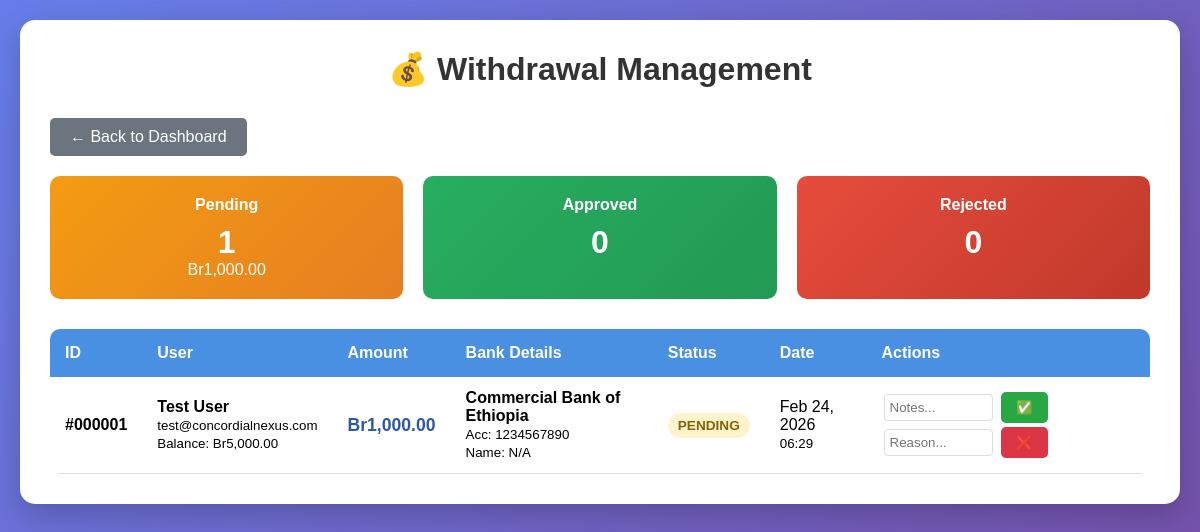
The page /withdrawals.php (signed in) on the database its author committed.
### tables this page shows
CREATE TABLE `payment_transactions` (
  `id` int(11) NOT NULL AUTO_INCREMENT,
  `user_id` int(11) NOT NULL,
  `payment_method` enum('mobile_banking','bank_transfer','digital_wallet','withdrawal_request') NOT NULL,
  
   
  `payment_service` varchar(50) NULL COMMENT 'CBE Birr, M-Birr, HelloCash, Amole',
  `mobile_number` varchar(20) NULL,
  
   
  `bank_name` varchar(100) NULL,
  `account_number` varchar(50) NULL,
  `account_holder` varchar(100) NULL,
  `branch_code` varchar(20) NULL,
  
   
  `amount` decimal(15,2) NOT NULL,
  `reference_number` varchar(100) NULL,
  `purpose` varchar(50) NULL COMMENT 'investment, trading, withdrawal, transfer, profit_withdrawal, investment_return, emergency, personal_use',
  
   
  `status` enum('pending','processing','completed','failed','cancelled') DEFAULT 'pending',
  `admin_notes` text NULL,
  `processed_by` int(11) NULL COMMENT 'Admin user ID who processed',
  `processed_at` timestamp NULL,
  
   
  `created_at` timestamp DEFAULT CURRENT_TIMESTAMP,
  `updated_at` timestamp DEFAULT CURRENT_TIMESTAMP ON UPDATE CURRENT_TIMESTAMP,
  
   
  FOREIGN KEY (`user_id`) REFERENCES `users`(`id`) ON DELETE CASCADE,
  FOREIGN KEY (`processed_by`) REFERENCES `users`(`id`) ON DELETE SET NULL,
  
   
  INDEX `idx_user_id` (`user_id`),
  INDEX `idx_payment_method` (`payment_method`),
  INDEX `idx_status` (`status`),
  INDEX `idx_created_at` (`created_at`),
  
  PRIMARY KEY (`id`)
);

CREATE TABLE `users` (
  `id` int(11) NOT NULL AUTO_INCREMENT,
  `email` varchar(255) NOT NULL,
  `password` varchar(255) NOT NULL,
  `full_name` varchar(255) NOT NULL,
  `first_name` varchar(100) NULL COMMENT 'First name for withdrawal verification',
  `last_name` varchar(100) NULL COMMENT 'Last name for withdrawal verification',
  `withdrawal_account_number` varchar(50) NULL COMMENT 'Bank account number for withdrawals',
  `withdrawal_phone` varchar(20) NULL COMMENT 'Phone number for withdrawal verification',
  `user_type` enum('user','admin') DEFAULT 'user',
  `trading_level` int(11) DEFAULT NULL,
  `account_balance` decimal(15,2) DEFAULT 0.00,
  `total_invested` decimal(15,2) DEFAULT 0.00,
  `total_profit` decimal(15,2) DEFAULT 0.00,
  `total_commission` decimal(15,2) DEFAULT 0.00,
  `status` enum('pending','active','inactive','suspended') DEFAULT 'pending',
  `phone` varchar(20) DEFAULT NULL,
  `address` text DEFAULT NULL,
  `city` varchar(100) DEFAULT 'Addis Ababa',
  `country` varchar(100) DEFAULT 'Ethiopia',
  `invitation_code_used` varchar(20) DEFAULT NULL,
  `referral_code` varchar(20) DEFAULT NULL,
  `approved_by` int(11) DEFAULT NULL,
  `approved_at` timestamp NULL DEFAULT NULL,
  `created_at` timestamp NOT NULL DEFAULT current_timestamp(),
  `updated_at` timestamp NOT NULL DEFAULT current_timestamp() ON UPDATE current_timestamp(),
  PRIMARY KEY (`id`),
  UNIQUE KEY `email` (`email`),
  KEY `approved_by` (`approved_by`),
  CONSTRAINT `users_ibfk_1` FOREIGN KEY (`approved_by`) REFERENCES `users` (`id`) ON DELETE SET NULL
);

### withdrawals.php (the view, shortened to what this page needs)
<?php
try {
    $pdo = new PDO("mysql:host=localhost;dbname=concordial_nexus;charset=utf8mb4", "root", "");
    $pdo->setAttribute(PDO::ATTR_ERRMODE, PDO::ERRMODE_EXCEPTION);
    $table_check = $pdo->query("SHOW TABLES LIKE 'payment_transactions'")->fetch();
    if (!$table_check) {
        $error = "Payment transactions table not found. Please run the setup script first.";
        $withdrawals = [];
        $stats = ['pending' => 0, 'approved' => 0, 'rejected' => 0, 'total_pending_amount' => 0];
    } else {
        $withdrawals = $pdo->query("
            SELECT pt.*, u.full_name, u.email, u.account_balance
            FROM payment_transactions pt
            JOIN users u ON pt.user_id = u.id
            WHERE pt.payment_method = 'withdrawal_request'
            ORDER BY pt.created_at DESC
        ")->fetchAll();
        $stats = [
            'pending' => $pdo->query("SELECT COUNT(*) FROM payment_transactions WHERE payment_method = 'withdrawal_request' AND status = 'pending'")->fetchColumn(),
            'approved' => $pdo->query("SELECT COUNT(*) FROM payment_transactions WHERE payment_method = 'withdrawal_request' AND status = 'approved'")->fetchColumn(),
            'rejected' => $pdo->query("SELECT COUNT(*) FROM payment_transactions WHERE payment_method = 'withdrawal_request' AND status = 'rejected'")->fetchColumn(),
            'total_pending_amount' => $pdo->query("SELECT COALESCE(SUM(amount), 0) FROM payment_transactions WHERE payment_method = 'withdrawal_request' AND status = 'pending'")->fetchColumn()
        ];
    }
} catch(PDOException $e) {
    $error = "Database error: " . $e->getMessage();
    $withdrawals = [];
    $stats = ['pending' => 0, 'approved' => 0, 'rejected' => 0, 'total_pending_amount' => 0];
}
?>
<!DOCTYPE html>
<html>
<head>
</head>
<body>
    <div class="container">
        <h1>💰 Withdrawal Management</h1>
        <a href="dashboard.php" class="btn-back">← Back to Dashboard</a>
        <div class="stats">
            <div class="stat-card pending">
                <h3>Pending</h3>
                <div class="number"><?php echo $stats['pending']; ?></div>
                <div>Br<?php echo number_format($stats['total_pending_amount'], 2); ?></div>
            </div>
            <div class="stat-card approved">
                <h3>Approved</h3>
                <div class="number"><?php echo $stats['approved']; ?></div>
            </div>
            <div class="stat-card rejected">
                <h3>Rejected</h3>
                <div class="number"><?php echo $stats['rejected']; ?></div>
            </div>
        </div>
        <?php if (empty($withdrawals)): ?>
            <div style="text-align: center; padding: 60px 20px; color: #666;">
                <h2>No Withdrawal Requests Found</h2>
                <p>Withdrawal requests will appear here when users submit them.</p>
            </div>
        <?php else: ?>
            <table>
                <thead>
                    <tr>
                        <th>ID</th>
                        <th>User</th>
                        <th>Amount</th>
                        <th>Bank Details</th>
                        <th>Status</th>
                        <th>Date</th>
                        <th>Actions</th>
                    </tr>
                </thead>
                <tbody>
                    <?php foreach ($withdrawals as $w): ?>
                        <tr>
                            <td><strong>#<?php echo str_pad($w['id'], 6, '0', STR_PAD_LEFT); ?></strong></td>
                            <td>
                                <strong><?php echo htmlspecialchars($w['full_name']); ?></strong><br>
                                <small><?php echo htmlspecialchars($w['email']); ?></small><br>
                                <small>Balance: Br<?php echo number_format($w['account_balance'], 2); ?></small>
                            </td>
                            <td>
                                <strong style="color: #2c5aa0; font-size: 1.1rem;">Br<?php echo number_format($w['amount'], 2); ?></strong>
                            </td>
                            <td>
                                <strong><?php echo htmlspecialchars($w['bank_name'] ?? 'N/A'); ?></strong><br>
                                <small>Acc: <?php echo htmlspecialchars($w['account_number'] ?? 'N/A'); ?></small><br>
                                <small>Name: <?php echo htmlspecialchars($w['account_holder_name'] ?? 'N/A'); ?></small>
                            </td>
                            <td>
                                <span class="status <?php echo $w['status']; ?>">
                                    <?php echo ucfirst($w['status']); ?>
                                </span>
                            </td>
                            <td>
                                <?php echo date('M j, Y', strtotime($w['created_at'])); ?><br>
                                <small><?php echo date('H:i', strtotime($w['created_at'])); ?></small>
                            </td>
                            <td>
                                <?php if ($w['status'] === 'pending'): ?>
                                    <form method="POST" style="display: inline;">
                                        <input type="text" name="admin_notes" placeholder="Notes..." size="10">
                                        <button type="submit" class="btn btn-approve" onclick="return confirm('Approve?')">✅</button>
                                    </form>
                                    <form method="POST" style="display: inline;">
                                        <input type="text" name="admin_notes" placeholder="Reason..." size="10">
                                        <button type="submit" class="btn btn-reject" onclick="return confirm('Reject?')">❌</button>
                                    </form>
                                <?php else: ?>
                                    <small><?php echo htmlspecialchars($w['admin_notes'] ?? 'No notes'); ?></small>
                                <?php endif; ?>
                            </td>
                        </tr>
                    <?php endforeach; ?>
                </tbody>
            </table>
        <?php endif; ?>
    </div>
</body>
</html>

### withdrawals.php (style rules this page uses)
* { margin: 0; padding: 0; box-sizing: border-box; }
body { font-family: Arial, sans-serif; background: linear-gradient(135deg, #667eea 0%, #764ba2 100%); min-height: 100vh; padding: 20px; }
.container { max-width: 1400px; margin: 0 auto; background: white; border-radius: 15px; padding: 30px; box-shadow: 0 10px 30px rgba(0,0,0,0.2); }
h1 { color: #333; text-align: center; margin-bottom: 30px; }
.stats { display: grid; grid-template-columns: repeat(auto-fit, minmax(200px, 1fr)); gap: 20px; margin-bottom: 30px; }
.stat-card { background: linear-gradient(135deg, #4a90e2, #357abd); color: white; padding: 20px; border-radius: 10px; text-align: center; }
.stat-card.pending { background: linear-gradient(135deg, #f39c12, #e67e22); }
.stat-card.approved { background: linear-gradient(135deg, #27ae60, #229954); }
.stat-card.rejected { background: linear-gradient(135deg, #e74c3c, #c0392b); }
.stat-card h3 { font-size: 1rem; margin-bottom: 10px; }
.stat-card .number { font-size: 2rem; font-weight: bold; }
table { width: 100%; border-collapse: collapse; background: white; border-radius: 10px; overflow: hidden; }
th { background: #4a90e2; color: white; padding: 15px; text-align: left; }
td { padding: 12px 15px; border-bottom: 1px solid #ddd; }
.status { padding: 5px 10px; border-radius: 15px; font-size: 0.85rem; font-weight: bold; text-transform: uppercase; }
.status.pending { background: #fff3cd; color: #856404; }
.btn { padding: 8px 15px; border: none; border-radius: 5px; cursor: pointer; font-weight: bold; margin: 2px; }
.btn-approve { background: #28a745; color: white; }
.btn-reject { background: #dc3545; color: white; }
.btn-back { background: #6c757d; color: white; text-decoration: none; display: inline-block; padding: 10px 20px; border-radius: 5px; margin-bottom: 20px; }
input[type="text"] { padding: 5px; border: 1px solid #ddd; border-radius: 4px; margin: 2px; }

### rows shown on the page
payment_transactions: id "000001", user.full_name "Test User", user.email "test@concordialnexus.com", user.account_balance "5,000.00", amount "1,000.00", bank_name "Commercial Bank of Ethiopia", account_number "1234567890", account_holder_name "N/A", status "PENDING", created_at "Feb 24, 2026", created_at "06:29"

### other values the page prints
$stats['pending'] "1"
$stats['total_pending_amount'] "1,000.00"
$stats['approved'] "0"
$stats['rejected'] "0"
